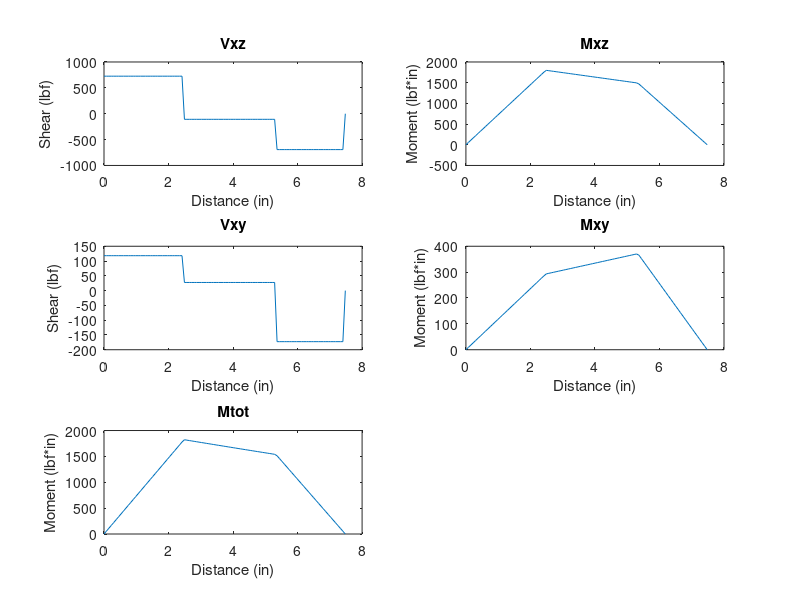

The MATLAB script that drew this image:
%Clearing Command Window 
clc;
clear all;

%Computed Variables From Gear Code 
WBt=725.6; %Gear Forces, bevel and helical
WBr=118.1; 
WHt=585.3;
WHr=200.2;

dB=1.5; %Gear pitch diameters
dH=2.382; 

%Shaft distances between points of interest
L1=2.48;
L2=5.33; %Helical Gear Loads
L3=7.48; % 
Lf=6.18; %distance to critical location

%***********************************************
%Reaction Forces
RBy= (WBr*L1 + WHr*(L2-L1))/(L3-L1); %Sum of Moments = 0
RBz=(WBt*L1 + WHt*(L2-L1))/(L3-L1);
RAy = WBr - WHr + RBy; %Sum of Forces = 0
RAz = WBt - WHt + RBz ;

Tm= WBt*(dB/2); %Torque between gears

%***********************************************
%Shear and Moment Diagrams
subplot(3,2,1)
x = linspace(0,L3); %Shear in x-z plane
Vxz = WBt*(x>=0)-RAz*(x>L1)-WHt*(x>L2)+RBz*(x>=L3);
plot(x,Vxz)
xlabel ('Distance (in)');
ylabel ('Shear (lbf)');
title('Vxz')

subplot(3,2,2) %Moment in x-z plane 
Mxz = WBt*x-RAz*(x-L1).*(x>L1)-WHt*(x-L2).*(x>L2);
plot(x,Mxz)
xlabel ('Distance (in)');
ylabel ('Moment (lbf*in)');
title('Mxz')

subplot(3,2,3) %Shear in x-y plane
Vxy = WBr*(x>=0)-RAy*(x>L1)-WHr*(x>L2)+RBy*(x>=L3);
plot(x,Vxy)
xlabel ('Distance (in)');
ylabel ('Shear (lbf)');
title('Vxy')

subplot(3,2,4) %Moment in x-y plane
Mxy = WBr*x-RAy*(x-L1).*(x>L1)-WHr*(x-L2).*(x>L2);
plot(x,Mxy)
xlabel ('Distance (in)');
ylabel ('Moment (lbf*in)');
title('Mxy')

subplot(3,2,5)
Mtot = sqrt((Mxy.^2)+(Mxz.^2));
plot(x,Mtot)
xlabel ('Distance (in)');
ylabel ('Moment (lbf*in)');
title('Mtot')

%***********************************************
%Stress Concentration at Shoulder
MaXZ= -RAz*L1+(WBt-RAz)*(Lf-L1);
MaXY= RAy*L1+(-WBr+RAy)*(Lf-L1);

Ma = sqrt((MaXZ)^2+(MaXY)^2); 
Ta=0;
Mm=0;

%***********************************************
%Notch Sensitivity 
kt=1.7; %Well-rounded shoulder fillet (r/d = 0.1), Table 7-1  
kts=1.5;
kf=1.7; %Assume Kf = Kt and Kfs = Kts for conservative trial
kfs=1.5;

%***********************************************
%Material = 1020 CD Steel 
Sut=68; %kpsi
%Sy=0; 
SeP=Sut/2; %Eq 6-8 

n=1.5; %target safety factor

%***********************************************
%Surface Factor
a=2.7; %Machined
b=-0.265; 
ka = a*(Sut)^b; %Eq 6-19

%***********************************************
%Assumptions until diameter is found
kb=0.9; 
kc=1;
kd=1;
ke=1;

se = SeP*ka*kb; %Endurance limit, Eq 6-18

%***********************************************
%Use DE-Goodman for trial diameter
A = sqrt(4*(kf*Ma)^2+3*(kfs*Ta)^2);
B = sqrt(4*(kf*Mm)^2+3*(kfs*Tm)^2);

d= ((16*n/pi)*(A/(se*10^3)+B/(Sut*10^3)))^(1/3);

%***********************************************
%New Dimensions                                     *********this was updated for the bearings***********
dnew = 1.25; %Greater than trial diameter
%dr = 1.5; %D/d ratio
D=1.378;

fr = 0.1; %r/d ratio
r = dnew*fr;

%***********************************************
%Corrected Marin Factors
Kt = 1.7; %Fig A-15-9
q=0.77; %Fig 6-20
Kf = 1 + q*(Kt-1);

Kts = 1.42; %Fig A-15-8
qs = 0.78; %Fig 6-21
Kfs = 1 + qs*(Kts-1);

Kb = 0.879*(dnew)^-0.107; %Size Factor, Eq 6-20

Se = SeP*ka*Kb; %Endurance limit, Eq 6-18

%***********************************************
%Shaft Stresses
SigmaA = 32*Kf*Ma/(pi * dnew^3); %Eq 7-5
SigmaM = sqrt(3)*16*Kfs*Tm/(pi * dnew^3); %Eq 7-6

nf = (SigmaA/(Se*10^3) + SigmaM/(Sut*10^3))^-1; 

%***********************************************
fprintf('The minimum diameter at the critical location is: (inches) %s\n', d') 
fprintf(1, '\n');
fprintf('The selected diameter for D1 and D3 is: (inches) %s\n', dnew') 
fprintf('The selected diameter for D2 is: (inches) %s\n', D')
fprintf(1, '\n');
fprintf('The alternating stress is: (psi) %s\n', SigmaA')
fprintf('The midrange stress is: (psi) %s\n', SigmaM')
fprintf('With a safety factor of: %s\n', nf')
